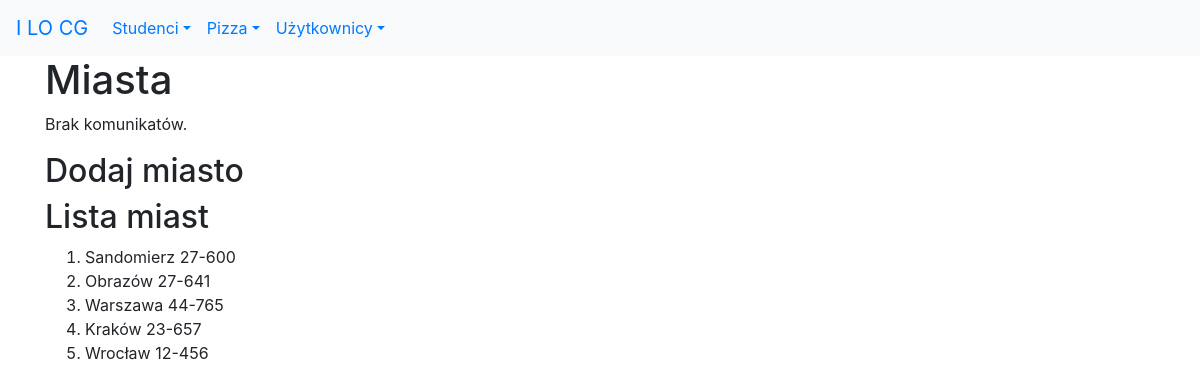
/studenci/miasta/, run on an earlier commit of the app's database.
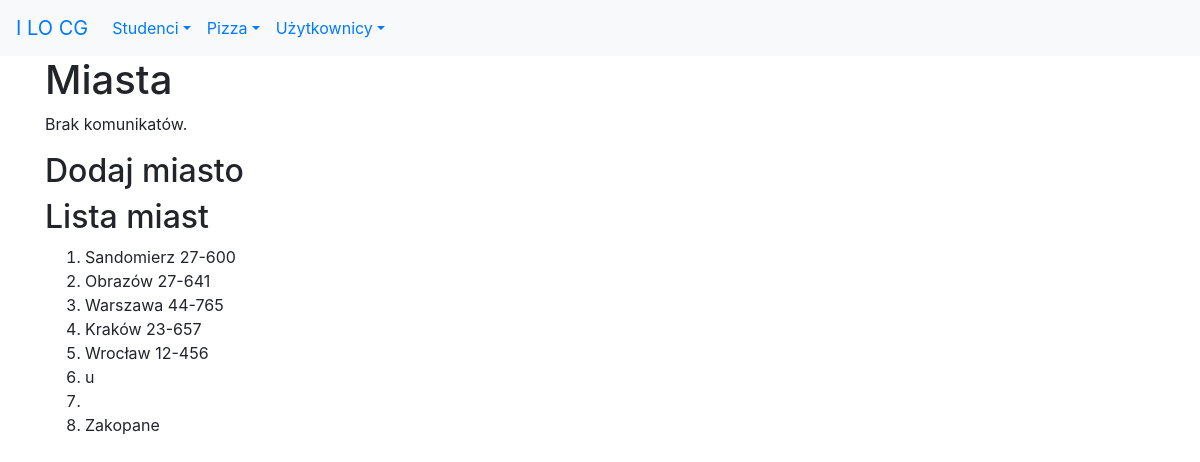
And on a later commit of the database.
### studenci/models.py (models this page shows, shortened)
class Miasto(models.Model):
    nazwa = models.CharField(
        verbose_name='miasto',
        max_length=30,
        help_text='Nazwa miasta')
    kod = models.CharField(
        max_length=6,
        help_text='Kod pocztowy')
    class Meta:
        verbose_name_plural = "miasta"

### studenci/views.py (the view)
# urls.py: path('miasta/', views.miasta, name='miasta'),
def miasta(request):
    if request.method == 'POST':
        form = MiastoForm(request.POST)
        if form.is_valid():
            m = Miasto(nazwa=form.cleaned_data['nazwa'], kod=form.cleaned_data['kod'])
            m.save()
            messages.success(request, "Dane zapisano!")
        else:
            messages.error(request, "Błędne dane deb***!")
    else:
        form = MiastoForm()
    miasta = Miasto.objects.all()
    kontekst = {
        'form': form,
        'miasta': miasta
    }
    return render(request, 'studenci/miasta.html', kontekst)

### studenci/templates/studenci/miasta.html (shortened to what this page needs)
{% extends 'szablon.html' %}
{% block naglowek %}Miasta{% endblock naglowek %}
{% block tresc %}
<h2>Dodaj miasto</h2>
<h2>Lista miast</h2>
<ol>
    {% for miasto in miasta %}
        <li>{{ miasto.nazwa }}&nbsp;{{ miasto.kod }}</li>
    {% endfor %}
</ol>
{% endblock tresc %}

What changed in the data, as far as the page shows it:
added Miasto: nazwa "u"
added Miasto: nazwa "Zakopane"
